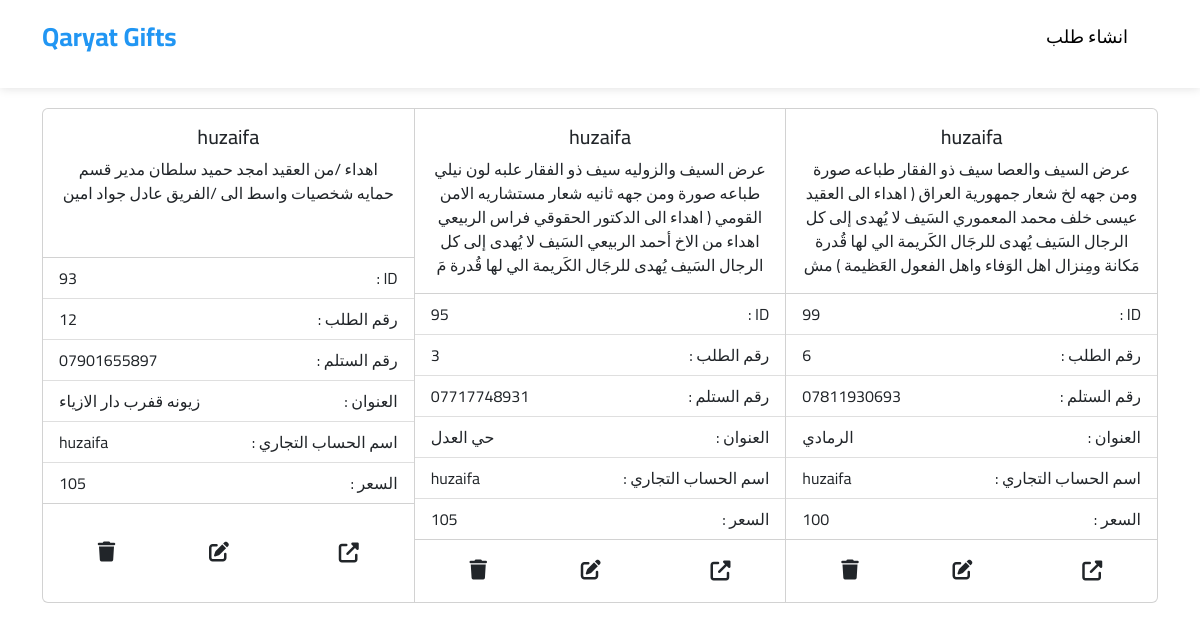
Page /orders/index.php (signed in) on the committed database.
### tables this page shows
CREATE TABLE `orders` (
  `id` int(11) NOT NULL,
  `orderN` varchar(255) NOT NULL,
  `price` int(255) NOT NULL,
  `note` varchar(255) NOT NULL,
  `userNumber` varchar(255) NOT NULL,
  `addreces` varchar(255) NOT NULL,
  `user_id` varchar(255) NOT NULL,
  `order_page_name` varchar(255) NOT NULL,
  `page_name` varchar(255) NOT NULL,
  `statuse` varchar(50) NOT NULL,
  `priceAd` int(255) NOT NULL,
  `Governorate` varchar(255) NOT NULL
);

### orders/index.php (the view, shortened to what this page needs)
<?php
include '../login/config.php';
$user_id = $_SESSION['user_id'];
?>
<!DOCTYPE html>
<html lang="en">
<head>
  <link rel="stylesheet" href="../css/elzero.css" />
  <link href="https://cdn.jsdelivr.net/npm/bootstrap@5.2.3/dist/css/bootstrap.min.css" rel="stylesheet">
  <link rel="stylesheet" href="https://cdnjs.cloudflare.com/ajax/libs/font-awesome/6.4.0/css/all.min.css" />
  <link rel="stylesheet" type="text/css" href="style.css?v=<?php echo time(); ?>">
</head>
<body>
    <div class="header" id="header">
      <div class="container" style="align-items: stretch; justify-content: space-between;">
        <a href="#" class="logo" style="text-decoration: none;">Qaryat Gifts</a>
        <ul class="main-nav">
          <li><a href="add-new.php" style="text-decoration: none;">انشاء طلب  </a></li>
        </ul>
      </div>
    </div>
<div class="card-group container" style="margin-top: 20px;">
     <?php
        $sql = "SELECT * FROM `orders` WHERE user_id = '$user_id'";
        $result = mysqli_query($conn, $sql);
        while ($row = mysqli_fetch_assoc($result)) {
        ?>
  <div class="card" style="width: 18rem;">
  <div class="card-body">
    <h5 class="card-title"> <?php echo $row["order_page_name"] ?></h5>
    <p class="card-text"><?php echo $row["note"] ?></</p>
  </div>
  <ul class="list-group list-group-flush">
    <li class="list-group-item"> <span><?php echo $row["id"] ?></span>: ID </li>
    <li class="list-group-item"> <span><?php echo $row["orderN"] ?></span>: رقم الطلب  </li>
    <li class="list-group-item"><span><?php echo $row["userNumber"] ?></span>: رقم الستلم  </li>
    <li class="list-group-item"> <span><?php echo $row["addreces"] ?></span> : العنوان  </li>
    <li class="list-group-item"><span><?php echo $row["order_page_name"] ?></span>: اسم الحساب التجاري  </li>
    <li class="list-group-item"><span><?php echo $row["price"] ?></span> : السعر  </li>
  </ul>
  <div class="card-body" style="display: flex; justify-content: space-around; align-items:center;">
              <a href="delete.php?id=<?php echo $row["id"] ?>" class="link-dark card-link"><i class="fa-solid fa-trash fs-5"></i></a>
              <a href="edit.php?id=<?php echo $row["id"] ?>" class="link-dark card-link"><i class="fa-solid fa-pen-to-square fs-5 me-3"></i></a>
              <a href="../orders/user_order.php?id=<?php echo $row["id"] ?>" class="link-dark card-link" style="font-size: 20px;"><i class="fa-solid fa-up-right-from-square"></i> </a>
  </div>
</div>
               <?php
        }
        ?>
</div>
</body>
</html>

### css/elzero.css (style rules this page uses)
* { -webkit-box-sizing: border-box; -moz-box-sizing: border-box; box-sizing: border-box; text-decoration: none; }
:root { --main-color: #2196f3; --main-color-alt: #1787e0; --main-transition: 0.3s; --main-padding-top: 100px; --main-padding-bottom: 100px; --section-background: #ececec; }
html { scroll-behavior: smooth; }
body { font-family: "Cairo", sans-serif; }
a { text-decoration: none; }
ul { list-style: none; margin: 0; padding: 0; }
.container { padding-left: 15px; padding-right: 15px; margin-left: auto; margin-right: auto; }
@media (min-width: 768px) { .container { width: 750px; } }
@media (min-width: 992px) { .container { width: 970px; } }
@media (min-width: 1200px) { .container { width: 1170px; } }
.header { background-color: white; position: relative; -webkit-box-shadow: 0 0 10px #ddd; -moz-box-shadow: 0 0 10px #ddd; box-shadow: 0 0 10px #ddd; }
.header .container { display: flex; justify-content: center; align-items: center; flex-wrap: wrap; position: relative; }
.header .logo { color: var(--main-color); font-size: 26px; font-weight: bold; height: 72px; display: flex; justify-content: center; align-items: center; }
.header .main-nav { display: flex; }
.header .main-nav > li > a { display: flex; justify-content: center; align-items: center; height: 72px; position: relative; color: black; padding: 0 30px; overflow: hidden; font-size: 18px; transition: var(--main-transition); }
.header .main-nav > li > a::before { content: ""; position: absolute; width: 100%; height: 4px; background-color: var(--main-color); top: 0; left: -100%; transition: var(--main-transition); }

### orders/style.css (style rules this page uses)
* { font-family: 'Cairo', sans-serif; }
body { text-align: center; max-height: 100vh; margin: auto; }
li.list-group-item { display: flex ; justify-content: space-between; align-items: center; }

### rows in the picture
orders: order_page_name "huzaifa", note "اهداء /من العقيد امجد حميد سلطان مدير قسم حمايه شخصيات واسط الى /الفريق عادل جواد امين", id "93", orderN "12", userNumber "07901655897", addreces "زيونه قفرب دار الازياء", price "105"
orders: order_page_name "huzaifa", note "عرض السيف والزوليه سيف ذو الفقار علبه لون نيلي طباعه صورة ومن جهه ثانيه شعار مستشاريه الامن القومي ( اهداء الى الدكتور الحقوقي فراس الربيعي اهداء من الاخ أحمد الربيعي السَيف لا يُهدى إلى كل الرجال السَيف يُهدى للرجَال الكَريمة الي لها قُدرة مَ", id "95", orderN "3", userNumber "07717748931", addreces "حي العدل", price "105"
orders: order_page_name "huzaifa", note "عرض السيف والعصا سيف ذو الفقار طباعه صورة ومن جهه لخ شعار جمهورية العراق ( اهداء الى العقيد عيسى خلف محمد المعموري السَيف لا يُهدى إلى كل الرجال السَيف يُهدى للرجَال الكَريمة الي لها قُدرة مَكانة ومِنزال اهل الوَفاء واهل الفعول العَظيمة ) مش", id "99", orderN "6", userNumber "07811930693", addreces "الرمادي", price "100"
